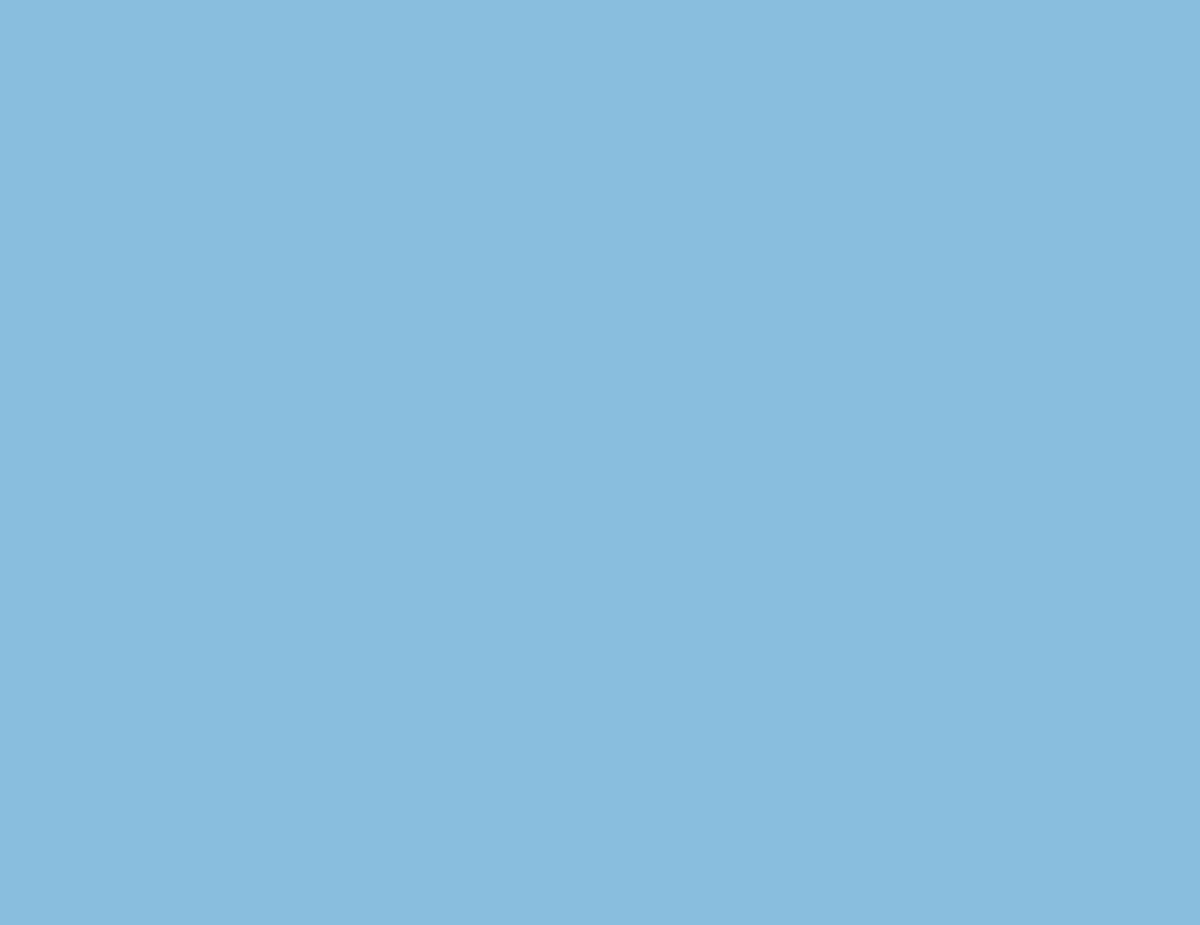
Frame 1 (no input)
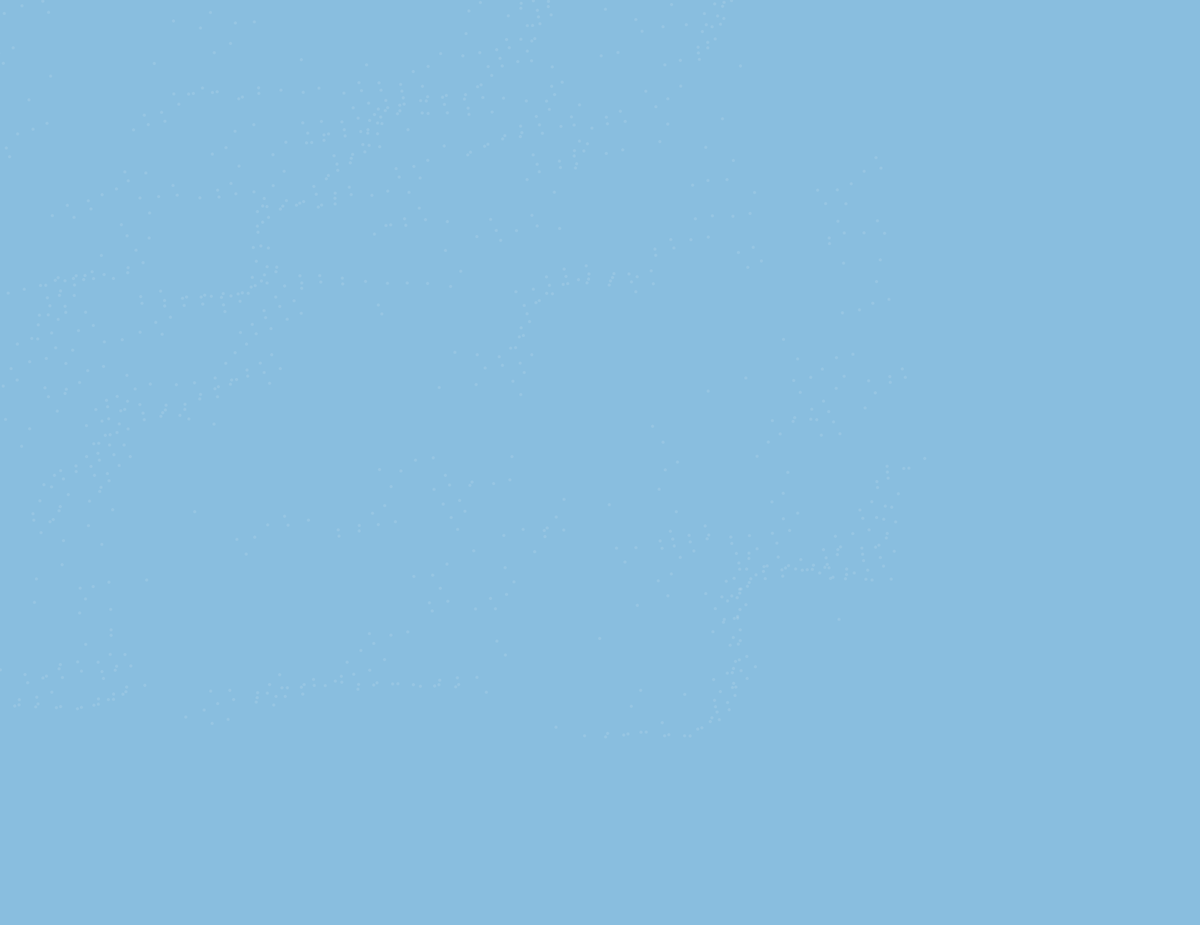
Frame 60 (no input)
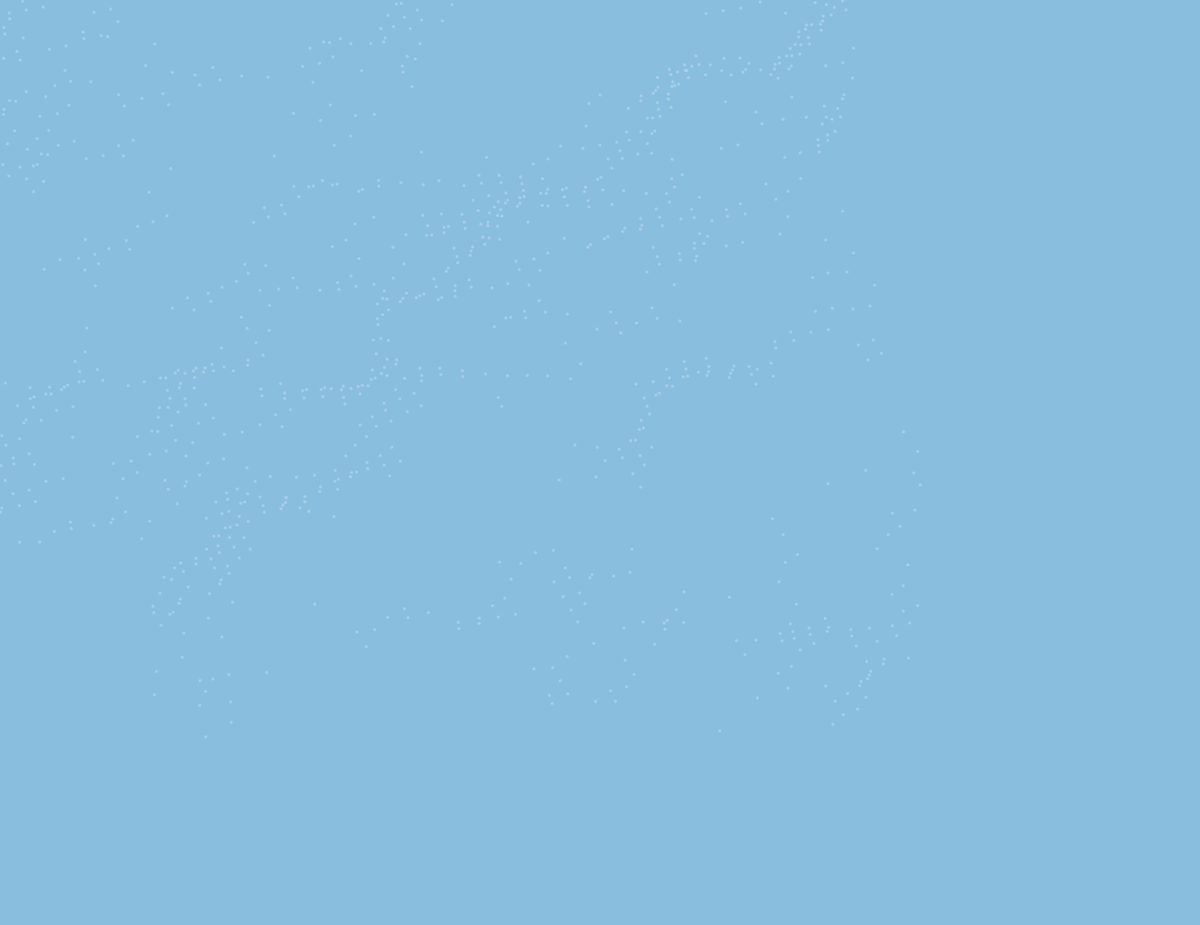
Frame 120 (the mouse pressed at the canvas centre since frame 60)

The p5.js sketch that drew these frames (run headless with seeded random() and noise() and a simulated clock; from frame 60 on, the mouse is pressed at the canvas centre):

// p5.js sketch
// ── sketch.js
var waveSystem;
var particleSystem;
var bgColor;
var water;
var fr;
var rate =60;

function setup() {
  createCanvas(1920,1480);
  bgColor = backgrounColorWithAlpha(255);
  background(bgColor);
  waveSystem = new PerlinCurveSystem(startTime =0,duration =10);
  water = new DrawParticleWater(60,0.1,300);
  fr = createP('');

  frameRate(rate);
}
// frameCount 帧数
var list = [];
function draw() {
  

  var count = frameCount % (30*rate);

  // 30 秒拆分成三个部分
  var time1 = 1 * 10 * rate;
  var time2 = 2 * 10* rate;
  var time3 = 3 * 10 * rate;
  if (count < time1) {
    var alpha = 255;//map(count,0,60*3,255,50,true);
    noStroke();
    fill(backgrounColorWithAlpha(255));
    rect(0,0,width,height);
    
    var alp = floor(map(count,0,time1/2,0,150));
    noStroke();
    fill(255,alp);  
    //print(s)
    // var s =  floor(map(count,0,time1,50,60));
    // water.setSeaResolution(s);
    water.update();
  } 
  else if (count < time2) {
    var minAlpha = 3.54;
    var time2_1 = time1 + (time2 - time1)/4;
    var time2_2 = time1 + 3*(time2 - time1)/4;
    if (count < time2_1) {
      var alpha =map(count,time1,time2_1,30,minAlpha);
      fill(backgrounColorWithAlpha(alpha));
      rect(0,0,width,height); 

      var alp_w = floor(map(count,time1,time2_1,255,50));
      fill(255,alp_w);  
      water.update();
    }
    else if (count < time2_2) {
      var alpha = minAlpha;
      fill(backgrounColorWithAlpha(alpha));
      rect(0,0,width,height); 

      var alp_w = floor(map(count,time2_1,time2_2,255,40));
      fill(255,alp_w);  
      water.update();
    }
    else {
      var alpha = map(count,time2_2,time2,minAlpha,255);
      fill(backgrounColorWithAlpha(alpha));
      rect(0,0,width,height); 

      var alp_w = floor(map(count,time2_2,time2,40,0));
      fill(255,alp_w);  
      water.update();
    }
  }
  else if (count < time3) {

    var time3_1 = time2 + (time3-time2)/3;

    if (count < time3_1) {
      noFill();
      var distance = floor(map(frameCount,time2,time3_1,width/4,10));
      waveSystem.update(distance);
      var alpha2 = map(frameCount,time2,time3_1,0,20);
      var aColor =color(255,alpha2);
      waveSystem.draw(aColor)
    } else {
      particleSystem = null;
      noStroke();
      fill(backgrounColorWithAlpha(16));
      rect(0,0,width,height);
      noFill();
      waveSystem.update(10);
      waveSystem.draw(color(255,100));
    }

  }
 
  fr.html(floor(frameRate()));
}

/**
 * Created by Administrator on 2017/12/30.
 */
function DrawParticleWater(seaResolution,noiseScale,heightScale)
{
    this.seaResolution = seaResolution;//波纹分辨率
    this.noiseScale = noiseScale;//噪声范围
    this.heightScale = heightScale;//浮动大小

    this.widthNormalize = width / seaResolution;//width canvas.width
    this.heightNormalize = height / seaResolution;////height canvas.height

    this.positionArrXpos = new Array(seaResolution*seaResolution);//上一帧的位置数组
    this.positionArrYpos = new Array(seaResolution*seaResolution);//上一帧的位置数组
    this.positionXiangSi = new Array(seaResolution*seaResolution);

    for (var h = 0; h<this.seaResolution;h++)
    {
        for(var w = 0;w<this.seaResolution;w++)
        {
            this.positionArrXpos[h*seaResolution+w] = 0;
            this.positionArrYpos[h*seaResolution+w] = 0;
            this.positionXiangSi[h*seaResolution+w] = 0;

        }
    }

    this.dotSize = 5;//元素大小
    this.perlinNoiseAnimX = 0.01;//噪声取值时间轴
    this.perlinNoiseAnimY = 0.01;
    this.xSpeed = 0.01;    //更新噪声取值时间轴 调节数值克控制速度
    this.ySpeed = 0.01;
}
//效果一
DrawParticleWater.prototype.update = function()
{
    for (var h = 0; h<this.seaResolution;h++)
    {
        for(var w = 0;w<this.seaResolution;w++)
        {
            var xPos = noise( -w * this.noiseScale + this.perlinNoiseAnimY,-h * this.noiseScale + this.perlinNoiseAnimX);
            var dotX  = w * this.widthNormalize+h%2*this.widthNormalize*0.5+xPos * this.heightScale- width/3;
            var doty = h * this.heightNormalize + xPos * this.heightScale-height/3;

            if(dotX -  this.positionArrXpos[h*this.seaResolution+w] > 0) {
              this.drawDot(dotX, doty);    
            }

            this.positionArrXpos[h*this.seaResolution+w] = dotX;
            this.positionArrYpos[h*this.seaResolution+w] = doty;
        }
    }

    this.perlinNoiseAnimX += this.xSpeed;
    this.perlinNoiseAnimY += this.ySpeed;
}

DrawParticleWater.prototype.drawDot = function(x,y)
{
    ellipse(x,y,this.dotSize,this.dotSize);
}

DrawParticleWater.prototype.distacne = function(x1,y1,x2,y2)
{
    var x = Math.abs(x2 - x1);
    var y = Math.abs(y2 - y1);
    var distance = Math.sqrt(x*x+y*y);
    return distance;
}


function backgrounColorWithAlpha(alpha)  {

  return color(137,190,223,alpha);

}

// ── PerlinCurveSystem.js
function PerlinCurveSystem(startTime,duration) {
  
  this.startTime = startTime;
  this.duration = duration;
  this.endTime = startTime+duration;
  this.precent = 0;
  // 动画固定参数
  this.step = 20;
  this.finailAlpha = 100;
  this.count = (int)(width*1.5/this.step);
  this.distance = 5;
}

PerlinCurveSystem.prototype.update = function(distance) {
  
  this.distance = distance;
  var currentTime = frameCount/60;
  if (currentTime > this.endTime) {
    this.precent = 1;
  } else {
    this.precent = map(currentTime,this.startTime,this.endTime,0,1);   
  }
}

PerlinCurveSystem.prototype.draw = function(aColor) {
  // var alpha = this.precent * this.finailAlpha;
  // var aColor = color(255,alpha);
  
  for(var y = 0;y < height;y+=this.distance) {
    drawPerlinCurve(width+100,y,frameCount/2,this.step,this.count,aColor)
  }
}

function drawPerlinCurve (x, y,  phase,  step,  count,  myColour)  {
  var NOISE_SCALE = 0.004;
  
  noFill();
  stroke(myColour);
  beginShape();
  for (var i=0; i<count; i++) {
    curveVertex(x, y);
    var angle = 2*PI*noise(x* NOISE_SCALE, y* NOISE_SCALE, phase* NOISE_SCALE);
    x += cos(angle)*step;
    y += sin(angle)*step;
  }
  endShape();
}
// ── particleSystem.js
function ParticleSystem(maxCount) {
  
  this.maxCount = maxCount;
  this.particles = [this.maxCount];
}

ParticleSystem.prototype.setup = function () {

 	for (var i=0; i<this.maxCount; i++) {
	  	var loc = createVector(random(width*1.2), random(height));
	  	var angle = random(TWO_PI);
	  	var dir = createVector(cos(angle), sin(angle));
	  	var speed = random(.5, 2);
	  	this.particles[i]= new ParticleModule(loc, dir, speed);
	}
}
ParticleSystem.prototype.draw = function () {
  for (var i=0; i<this.particles.length; i++) {
  	  this.particles[i].run();
	}
}

ParticleSystem.prototype.reduce = function (reduceCount) {
  if (this.particles.length < reduceCount) {
    reduceCount = this.particles.length;
  } 
  this.particles.splice(this.particles.length - reduceCount,reduceCount);
}

var noiseScale=500, noiseStrength=1;
function ParticleModule(_loc,_dir,_speed) {
  
  this.loc = _loc;
  this.dir = _dir;
  this.speed = _speed;
  
  this. d=1; // direction change
  this.col;
	this.z = 3;
}


ParticleModule.prototype.run = function () {
  this.move();
  this.checkEdges();
  this.update();
}

ParticleModule.prototype.move = function () {
  var angle = TWO_PI * noiseStrength * noise(this.loc.x/noiseScale, this.loc.y/noiseScale, frameCount/noiseScale)
  this.dir.x = cos(angle);
  this.dir.y = sin(angle);
  this.vel = this.dir.copy();
  this.vel.mult(this.speed*this.d);
  this.loc.add(this.vel);
}

ParticleModule.prototype.update = function () {
  ellipse(this.loc.x, this.loc.y, this.z, this.z);
}

ParticleModule.prototype.checkEdges = function () {
    //float distance = dist(width/2, height/2, loc.x, loc.y);
    //if (distance>150) {
    if (this.loc.x<0 || this.loc.x>width || this.loc.y<0 || this.loc.y>height) {    
      this.loc.x = random(width*1.2);
      this.loc.y = random(height);
    }
}
// ── particlewater.js
/**
 * Created by Administrator on 2017/12/30.
 */
function DrawParticleWater(seaResolution,noiseScale,heightScale)
{
    this.seaResolution = seaResolution;//波纹分辨率
    this.noiseScale = noiseScale;//噪声范围
    this.heightScale = heightScale;//浮动大小

    this.widthNormalize = width / seaResolution;//width canvas.width
    this.heightNormalize = height / seaResolution;////height canvas.height

    this.positionArrXpos = new Array(seaResolution*seaResolution);//上一帧的位置数组
    this.positionArrYpos = new Array(seaResolution*seaResolution);//上一帧的位置数组
    this.positionXiangSi = new Array(seaResolution*seaResolution);

    for (var h = 0; h<this.seaResolution;h++)
    {
        for(var w = 0;w<this.seaResolution;w++)
        {
            this.positionArrXpos[h*seaResolution+w] = 0;
            this.positionArrYpos[h*seaResolution+w] = 0;
            this.positionXiangSi[h*seaResolution+w] = 0;

        }
    }

    this.dotSize = 10;//元素大小
    this.perlinNoiseAnimX = 0.01;//噪声取值时间轴
    this.perlinNoiseAnimY = 0.01;
    this.xSpeed = 0.005;    //更新噪声取值时间轴 调节数值克控制速度
    this.ySpeed = 0.005;
}

DrawParticleWater.prototype.update = function()
{
    for (var h = 0; h<this.seaResolution;h++)
    {
        for(var w = 0;w<this.seaResolution;w++)
        {
            var xPos = noise( -w * this.noiseScale + this.perlinNoiseAnimY,-h * this.noiseScale + this.perlinNoiseAnimX);
            var dotX  = w * this.widthNormalize+h%2*this.widthNormalize*0.5+xPos * this.heightScale - 200;
            var doty = h * this.heightNormalize + xPos * this.heightScale;

            if(dotX -  this.positionArrXpos[h*this.seaResolution+w] > 0) {
            this.drawDot(dotX, doty);    
        }
            

            this.positionArrXpos[h*this.seaResolution+w] = dotX;
            this.positionArrYpos[h*this.seaResolution+w] = doty;
        }
    }

    this.perlinNoiseAnimX += this.xSpeed;
    this.perlinNoiseAnimY += this.ySpeed;
}


DrawParticleWater.prototype.drawDot = function(x,y)
{

    if (x < - this.dotSize) {
        x = width+this.dotSize;
    }
    if (x > width + this.dotSize) {
        x = -this.dotSize;
    }
    if (y < -this.dotSize) {
        y = height+this.dotSize;
    }
    if (y > height+this.dotSize) {
        y = -this.dotSize;
    }
    ellipse(x,y,this.dotSize,this.dotSize);
}

DrawParticleWater.prototype.distacne = function(x1,y1,x2,y2)
{
    var x = Math.abs(x2 - x1);
    var y = Math.abs(y2 - y1);
    var distance = Math.sqrt(x*x+y*y);
    return distance;
}


// 会有一抖一抖的效果。原因this.widthNormalize 改变了。导致元素都向左上角抖动一下。
DrawParticleWater.prototype.setSeaResolution = function(seaResolution) {


    if (seaResolution > this.seaResolution) {
        var bigOne = seaResolution;
        var smallOne = this.seaResolution;

        for (var h = 0; h<seaResolution;h++)
        {


            for(var w = 0;w<this.seaResolution;w++)
            {

                if (h >= smallOne || w >= smallOne) {
                    this.positionArrXpos[h*seaResolution+w] = random(width);
                    this.positionArrYpos[h*seaResolution+w] = random(height);
                    this.positionXiangSi[h*seaResolution+w] = 0;
                }
            }
        }
        this.seaResolution = seaResolution;

    }

    this.seaResolution = seaResolution;//波纹分辨率

    this.widthNormalize = width / seaResolution;//width canvas.width
    this.heightNormalize = height / seaResolution;////height canvas.height
}
